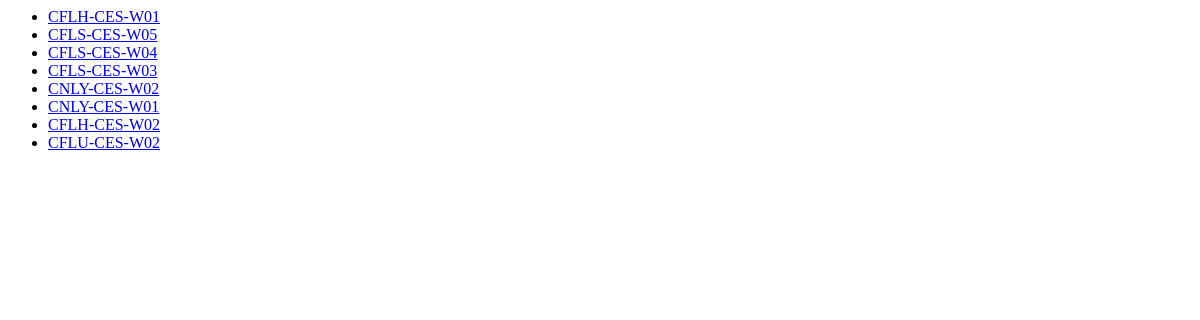
/polls/targets/, run on an earlier commit of the app's database.
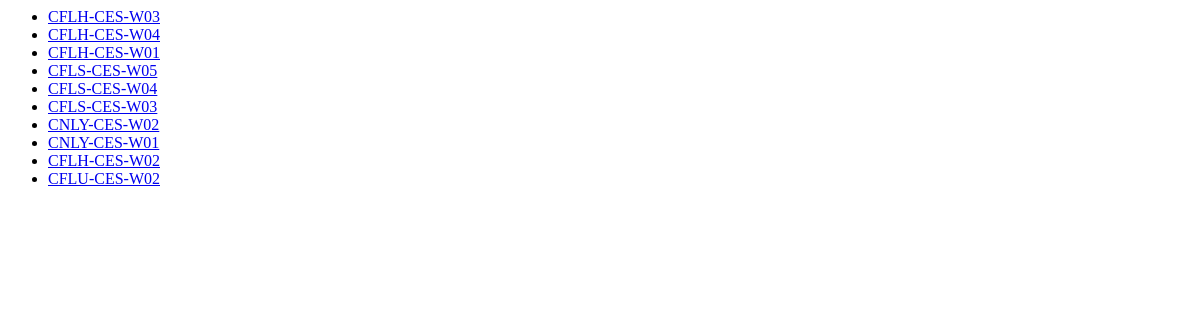
And on a later commit of the database.
### polls/models.py (models this page shows, shortened)
@python_2_unicode_compatible  # only if you need to support Python 2
class Target(models.Model):
    name = models.CharField(max_length=50,default='No Name')
    IP = models.CharField(max_length=16,default='0.0.0.0')
    available = models.BooleanField(default=False)
    status = models.CharField(max_length=16,default='Not Connected')
    IPSS_version = models.CharField(max_length=50,default='0.0')
    OS = models.CharField(max_length=50,default='0.0')
    bios = models.CharField(max_length=50,default='0.0')
    CPUplatform = models.CharField(max_length=50,default='No Platform')
    CPUSKU = models.CharField(max_length=50,default='No SKu')
    CPUstepping = models.CharField(max_length=50,default='No Stepping')
    CPUid = models.CharField(max_length=50,default='No id')
    PCHplatform = models.CharField(max_length=50,default='No Platform')
    PCHSKU = models.CharField(max_length=50,default='No SKu')
    PCHstepping = models.CharField(max_length=50,default='No Stepping')
    PCHid = models.CharField(max_length=50,default='No id')
    system_information_js = models.CharField(max_length=10000,default='No Data')
    ports_dic = models.CharField(max_length=10000,default='No Data')
    system_information_dic = models.CharField(max_length=10000,default='No Data')
    ports_limits_dic = models.CharField(max_length=10000,default='No Data')
    pub_date = models.DateTimeField('date published')

### polls/views.py (the view)
class TargetIndexView(generic.ListView):
    template_name = 'polls/targetindex.html'
    context_object_name = 'latest_target_list'
    def get_queryset(self):
        return Target.objects.order_by('-pub_date')

### polls/templates/polls/targetindex.html
{% if latest_target_list %}
    <ul>
    {% for target in latest_target_list %}
        <li><a href="{% url 'polls:targetdetail' target.id %}">{{ target.name }}</a></li>
    {% endfor %}
    </ul>
{% else %}
    <p>No polls are available.</p>
{% endif %}

What changed in the data, as far as the page shows it:
added Target: name "CFLH-CES-W03"
added Target: name "CFLH-CES-W04"
